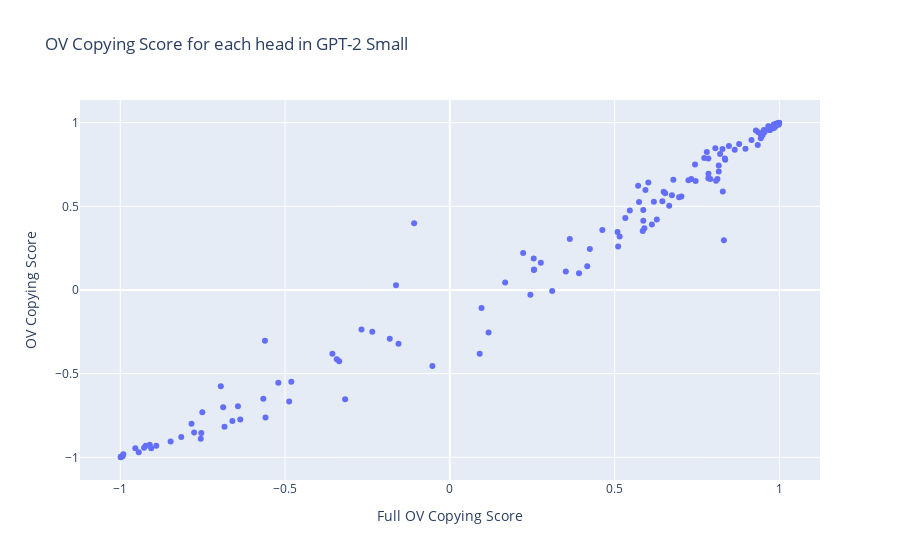

Notebook code cell kept with this figure:
### Markdown cell above
Interestingly, these are highly (but not perfectly!) correlated. I'm not sure what to read from this, or what's up with the weird outlier heads!

### Code cell
scatter(x=full_OV_copying_score.flatten(), y=OV_copying_score.flatten(), hover_name=[f"L{layer}H{head}" for layer in range(12) for head in range(12)], title="OV Copying Score for each head in GPT-2 Small", xaxis="Full OV Copying Score", yaxis="OV Copying Score")

### Figure 1 — Plotly figure (JSON) as saved in the notebook; plotly's stock layout.template omitted (floating-point values rounded to 4 significant figures; data arrays with more than 128 entries replaced by an {"elided": "..."} marker saying what was removed)
{"data": [{"hovertemplate": "<b>%{hovertext}</b><br><br>Full OV Copying Score=%{x}<br>OV Copying Score=%{y}<extra></extra>", "hovertext": {"elided": "144 str values"}, "legendgroup": "", "marker": {"color": "#636efa", "symbol": "circle"}, "mode": "markers", "name": "", "orientation": "v", "showlegend": false, "type": "scatter", "x": {"elided": "144 float values"}, "xaxis": "x", "y": {"elided": "144 float values"}, "yaxis": "y"}], "layout": {"autosize": true, "legend": {"tracegroupgap": 0}, "title": {"text": "OV Copying Score for each head in GPT-2 Small"}, "xaxis": {"anchor": "y", "autorange": true, "domain": [0, 1], "range": [-1.127, 1.128], "title": {"text": "Full OV Copying Score"}, "type": "linear"}, "yaxis": {"anchor": "x", "autorange": true, "domain": [0, 1], "range": [-1.165, 1.164], "title": {"text": "OV Copying Score"}, "type": "linear"}}}
